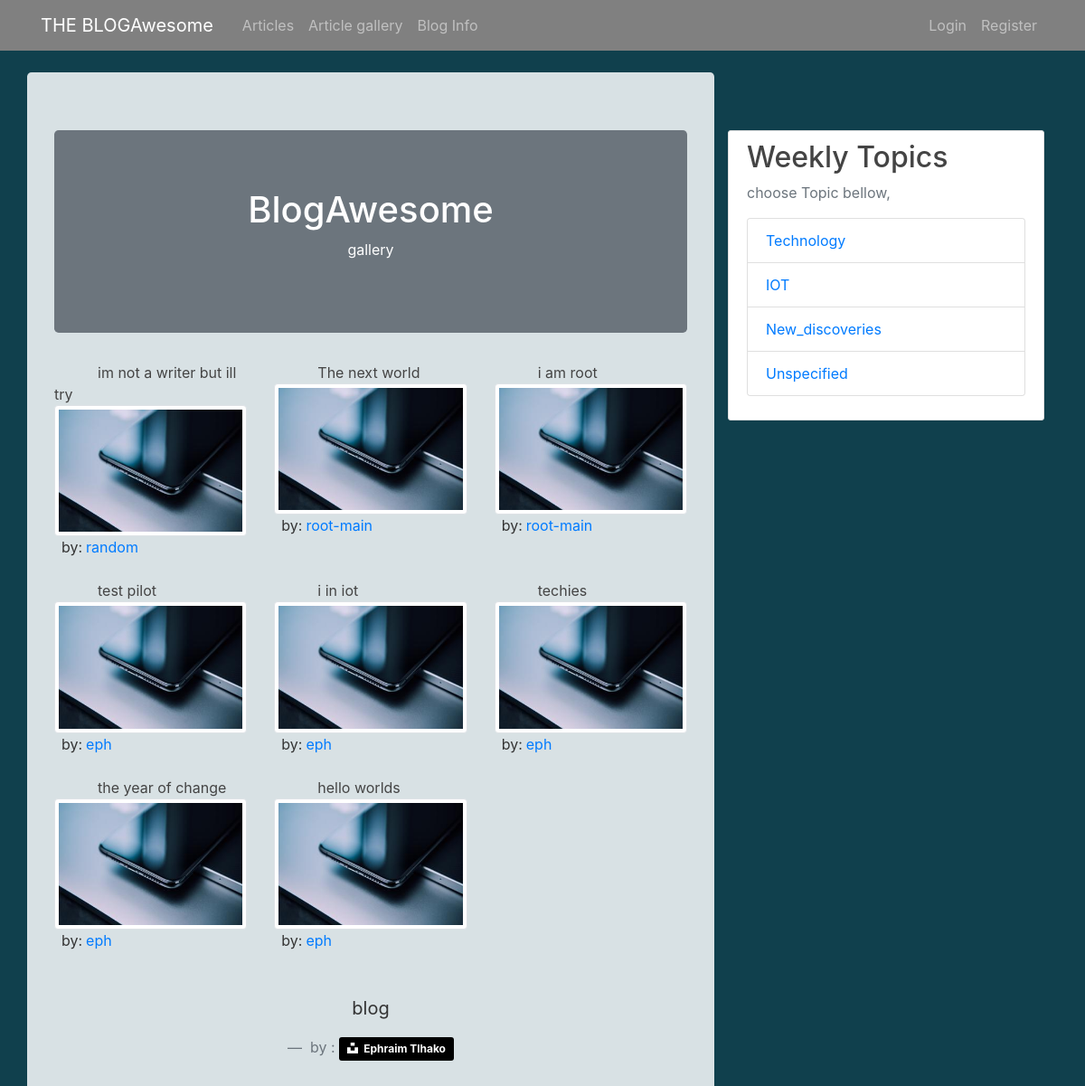
The page / on the database its author committed.
### blog/models.py (models this page shows, shortened)
class Post(models.Model):
	title = models.CharField(max_length=100)
	content = models.TextField()
	date_posted = models.DateTimeField(default=timezone.now)
	author = models.ForeignKey(User, on_delete=models.CASCADE)
	image = models.ImageField(default='defaultA.jpg',upload_to='profile_pics')
	category=models.CharField(default='Unspecified',max_length=100)

### blog/views.py (the view)
# urls.py: path('',views.gallery,name='blog-gallery'),
def gallery(req):
	context={
		'posts':Post.objects.all().order_by('-date_posted'),
		'title':'gallery',
	}
	return render(req,'blog/gallery.html',context)

### blog/templates/blog/gallery.html (shortened to what this page needs)
{% extends 'blog/base.html' %}
{% block content %}
    <div class="container-fluid">
	    <div class="jumbotron text-center bg-secondary">
	        <h1 class="text-white" >BlogAwesome</h1>
	        <p class="text-white">{{title}}</p>
	    </div>
	</div>
	    <div class="container-fluid">
	    {%for post in posts%}
	    	{%if forloop.first %}
	    	   <div class="row">
	    	{%endif%}
	    	<div class="col-md-4 mb-4">
	    		<span class="article-title ml-5">{{post.title}}</span><br>
	    		<img  id="imgs" onclick="document.location.href='{% url 'post-detail' post.id %}';" src="{{ post.image.url }}" class="img-thumbnail responsive">
	    		<span class="ml-2">by:<a class="mr-5 ml-1 mb-5" href="{% url 'user-posts' post.author.username %}">{{post.author}}</a></span>
	    	</div>
	    	{%if forloop.counter|divisibleby:3 %}</div><div class="row">{% endif %}
	    	{%if forloop.last %}</div>{%endif%}
	    {%endfor%}
	    	<br>
	    	<div class="container text-center">
	    		<blockquote class="blockquote">
	    			<p>
	    			blog </p>
	    			<footer class="blockquote-footer">
	    				by : <a style="background-color:black;color:white;text-decoration:none;padding:4px 6px;font-family:-apple-system, BlinkMacSystemFont, &quot;San Francisco&quot;, &quot;Helvetica Neue&quot;, Helvetica, Ubuntu, Roboto, Noto, &quot;Segoe UI&quot;, Arial, sans-serif;font-size:12px;font-weight:bold;line-height:1.2;display:inline-block;border-radius:3px" href=""><span style="display:inline-block;padding:2px 3px"><svg xmlns="http://www.w3.org/2000/svg" style="height:12px;width:auto;position:relative;vertical-align:middle;top:-2px;fill:white" viewBox="0 0 32 32"><title>unsplash-logo</title><path d="M10 9V0h12v9H10zm12 5h10v18H0V14h10v9h12v-9z"></path></svg></span><span style="display:inline-block;padding:2px 3px">
	    				Ephraim Tlhako</span></a>
	    			</footer>
	    		</blockquote>
	    	</div>
	    </div>
{% endblock content %}

### blog/templates/blog/base.html (shortened to what this page needs)
{% load static %}
<!DOCTYPE html>
<html>
<head>
    <link rel="stylesheet" href="https://maxcdn.bootstrapcdn.com/font-awesome/latest/css/font-awesome.min.css">
    <link rel="stylesheet" href="https://stackpath.bootstrapcdn.com/bootstrap/4.1.3/css/bootstrap.min.css">
    <link rel="stylesheet" type="text/css" href="{% static 'blog/bootstrap.min.css' %}">
    <link rel="stylesheet" href="{% static 'blog/bootstrap-grid.min.css'%}">
	<link rel="stylesheet" type="text/css" href="{% static 'blog/custom.css'%}">
</head>
<body>
	<header class="site-header">
		<nav class="navbar navbar-expand-md navbar-dark bg-steel fixed-top">
			<div class="container">
				<a class="navbar-brand mr-4" href="/">
				THE BLOGAwesome
			    </a>
				<div class="collapse navbar-collapse" id="navbarToggle">
					<div class="navbar-nav mr-auto">
						<a class="nav-item nav-link" href="{% url 'blog-home' %}">Articles</a>
						<a class="nav-item nav-link" href="{% url 'blog-gallery' %}">Article gallery</a>
						<a class="nav-item nav-link" href="{% url 'blog-info' %}">Blog Info</a>
					</div>
					<div class="navbar-nav">
						{% if user.is_authenticated %}
							<a class="nav-item nav-link" href="{% url 'post-create' %}">New Article</a>
							<a class="nav-item nav-link" href="{% url 'profile' %}">Profile</a>
							<a class="nav-item nav-link" href="{% url 'logout' %}">Logout</a>
						{% else %}
							<a class="nav-item nav-link" href="{% url 'login' %}">Login</a>
							<a class="nav-item nav-link" href="{% url 'register' %}">Register</a>
						{% endif %}
					</div>
				</div>
			</div>
		</nav>
	</header>
	<main role="main" class="container ">
		<div class="row mt-2">
			<div class="col-md-8 jumbotron ">
	  			{% block content %}
	  			{% endblock %}
			</div>
			<div class="col-md-4 mt-3">
				<div class="content-section mt-5">
					<h2>Weekly Topics</h2>
					<p class="text-muted">choose Topic bellow,
						<ul class="list-group">
							<li class="list-group-item"  ><a href="{% url 'technology' %}">Technology</a></li>
							<li class="list-group-item"  ><a href="{% url 'IOT' %}">IOT</a></li>
							<li class="list-group-item"  ><a href="{% url 'New_discoveries' %}">New_discoveries</a></li>
							<li class="list-group-item"  ><a href="{% url 'Unspecified' %}">Unspecified</a></li>
						</ul>
					</p>
				</div>
			</div>
		</div>
	</main>
</body>
</html>

### blog/static/blog/custom.css (style rules this page uses)
body { background:#10404D ; color: #333333; margin-top: 5rem; }
h1,h2,h3,h4,h5,h6 { color: #444444; }
ul { margin: 0; }
.bg-steel { background-color: grey ; }
.site-header .navbar-nav .nav-link { color: silver; }
.content-section { background: #ffffff; padding: 10px 20px; border: 1px solid #dddddd; border-radius: 3px; margin-bottom: 20px; }
.article-title { color: #444444; }
.jumbotron { position: static; background-color: #D8E1E4; }
#imgs { transition: transform 2s; }

### rows shown on the page
Post: title "im not a writer but ill try", image (placeholder picture), author "random"
Post: title "The next world", image (placeholder picture), author "root-main"
Post: title "i am root", image (placeholder picture), author "root-main"
Post: title "test pilot", image (placeholder picture), author "eph"
Post: title "i in iot", image (placeholder picture), author "eph"
Post: title "techies", image (placeholder picture), author "eph"
Post: title "the year of change", image (placeholder picture), author "eph"
Post: title "hello worlds", image (placeholder picture), author "eph"

### other values the page prints
{{ title }} "gallery"
